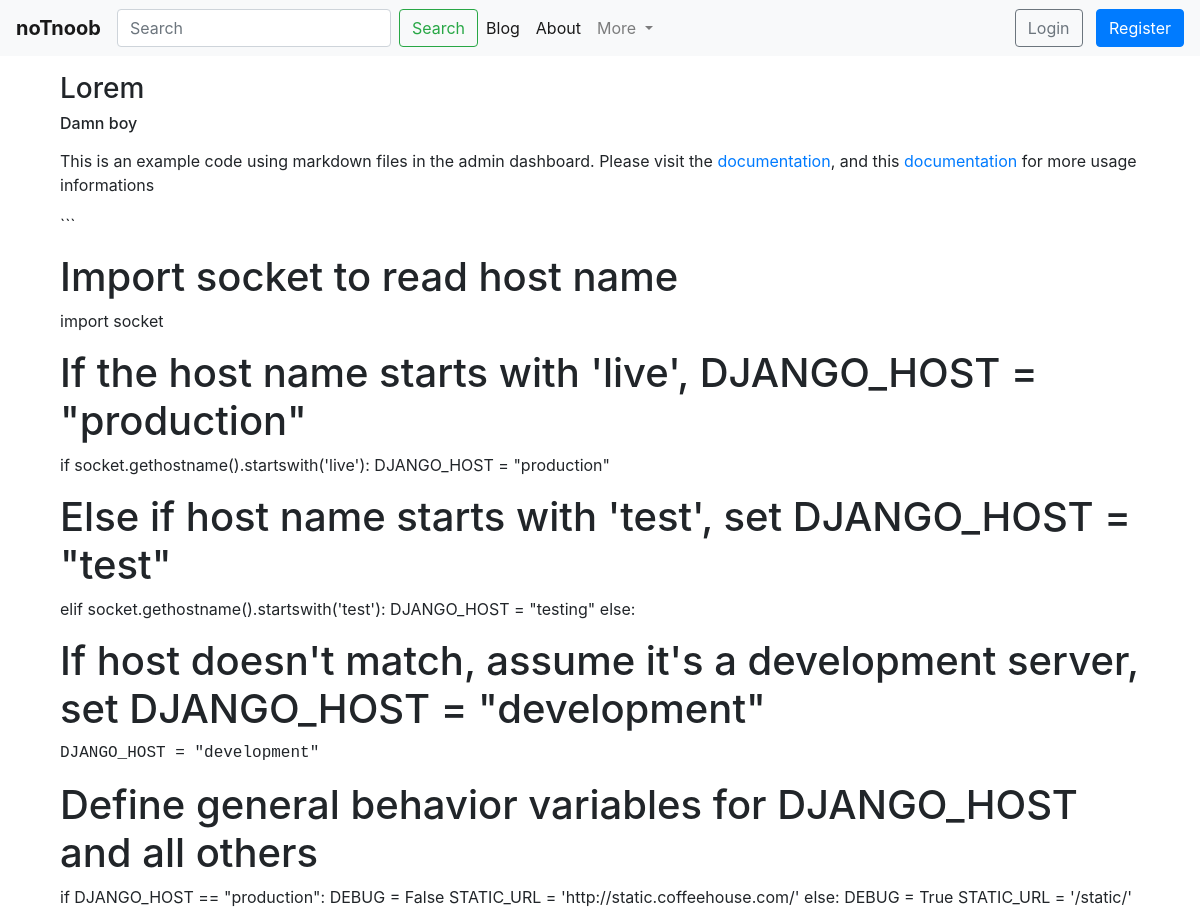
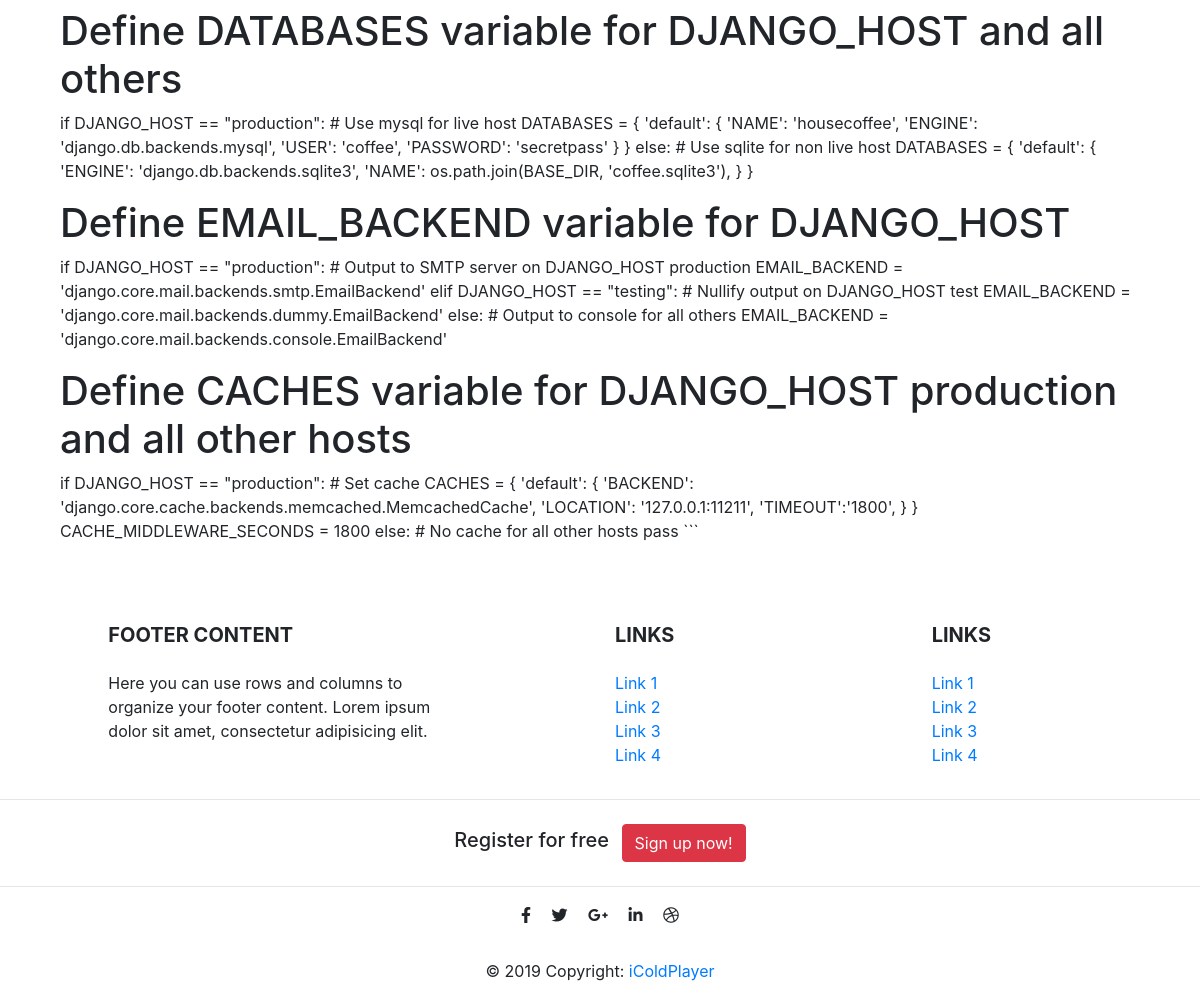
The page /blog/lip-sum-till-die/ on the database its author committed (2 pictures, top to bottom).
### blog/models.py (models this page shows, shortened)
class Post(models.Model):
    author = models.ForeignKey(settings.AUTH_USER_MODEL, on_delete=models.CASCADE)
    slug = models.SlugField(max_length=100, null=True, blank=True, unique=True)
    title = models.CharField(max_length=200)
    description = models.CharField(max_length=200, blank=True)
    content = MartorField()
    draft = models.BooleanField(default=True)
    created = models.DateTimeField(default=timezone.now)
    updated = models.DateTimeField(auto_now=True)

### blog/views.py (the view)
# urls.py: path('<slug:slug>/', views.PostDetail, name='PostDetail')
def PostDetail(request, slug):
    post = Post.objects.get(slug=slug)
    context = {
        "post": post,
    }
    return render(request, 'post.html', context)

### blog/templates/post.html (shortened to what this page needs)
{% extends "base.html" %}
{% load static %}
{% block content %}
{% load martortags %}
<div class="container">
   <h3>{{ post.title }}</h3>
   <h6>{{ post.description }}</h6>
   <p>
      {{ post.content |safe_markdown }}
   </p>
</div>
{% endblock %}

### rows shown on the page
Post: title "Lorem", description "Damn boy", content "This is an example code using markdown files in the admin dashboard. Please visit the documentation , and this documentation for more usage informations ``` Import socket to read host name import socket If the host name starts with 'live', DJANGO_HOST = \"production\" if socket.gethostname().startswith('live'): DJANGO_HOST = \"production\" Else if host name starts with 'test', set DJANGO_HOST = \"test\" elif socket.gethostname().startswith('test'): DJANGO_HOST = \"testing\" else: If host doesn't match, assume it's a development server, set DJANGO_HOST = \"development\" DJANGO_HOST = \"development\" Define general behavior variables for DJANGO_HOST and all others if DJANGO_HOST == \"production\": DEBUG =…"
